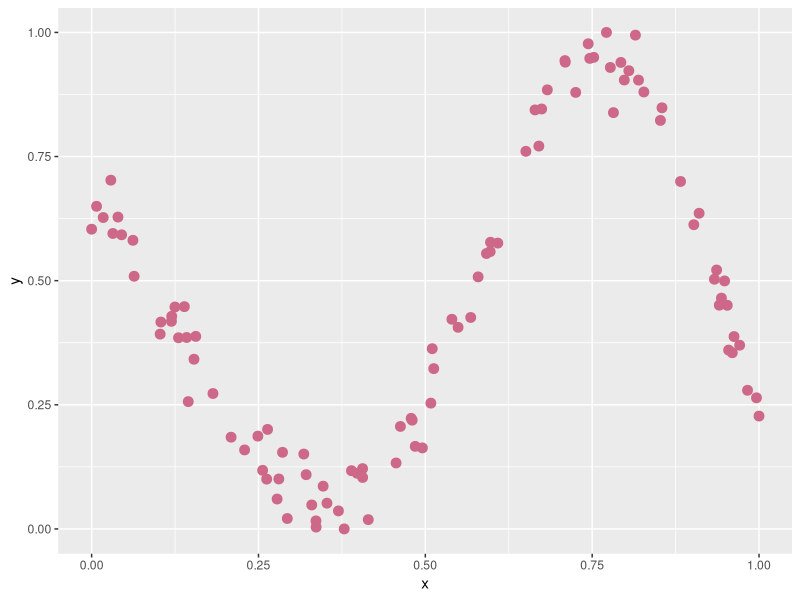
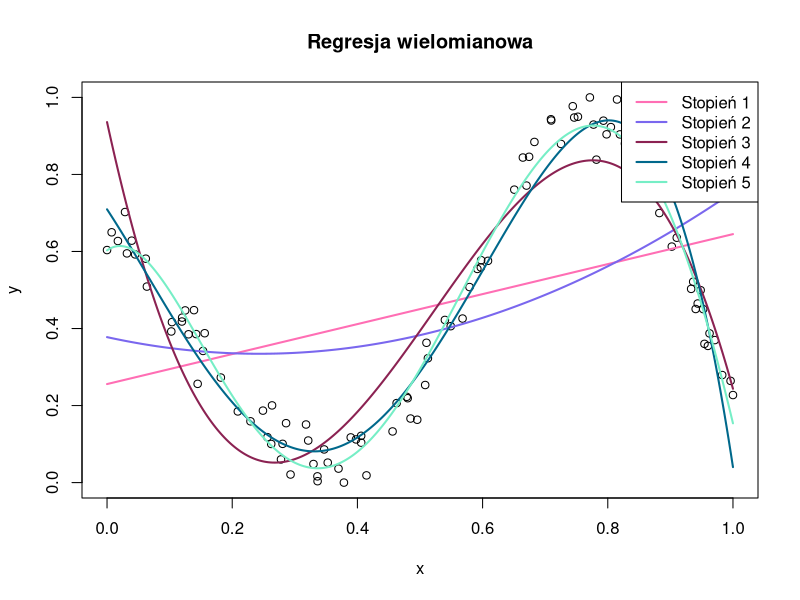
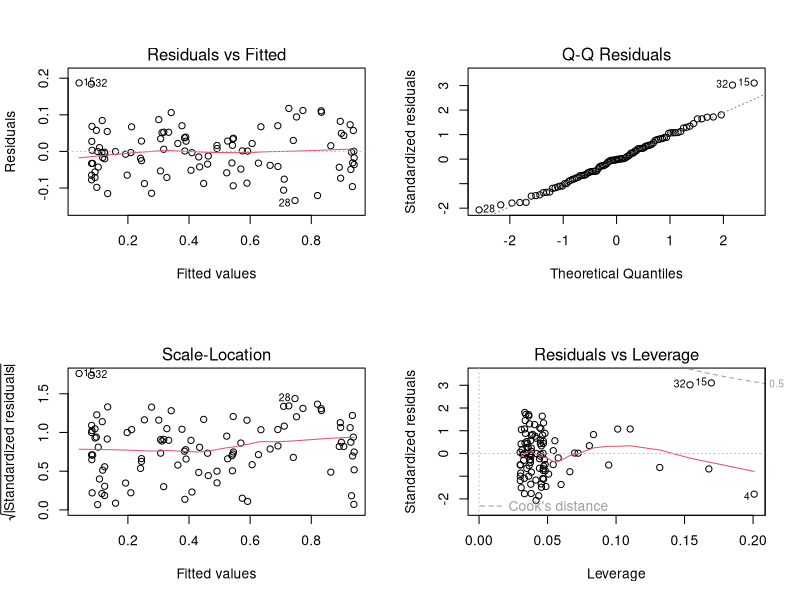
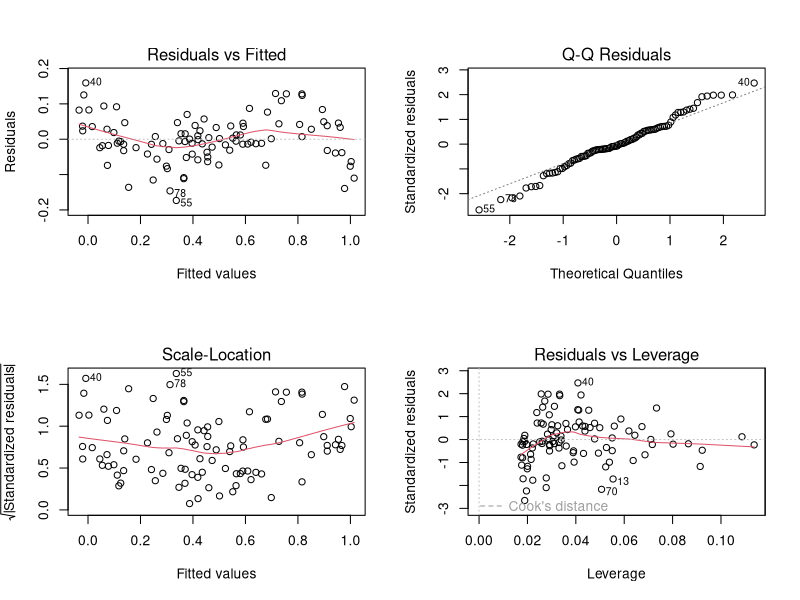
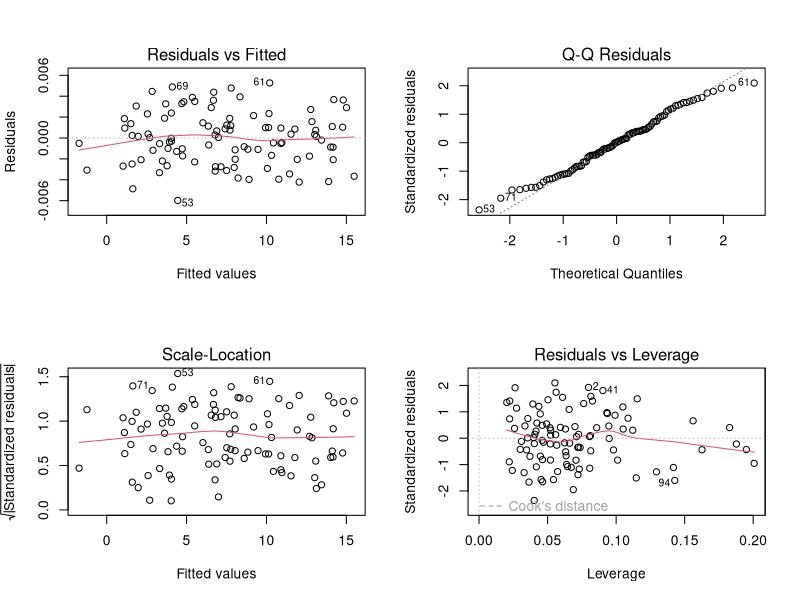

Write the R code that produced these figures, in order.
## ---- chunk 1
dane = read.csv("dane2.csv", sep = ";", dec = ",", header = TRUE)

library(ggplot2)
wykres = ggplot(dane ,aes(x=x,y=y))+
  geom_point(size=3,show.legend = F,color = "palevioletred3")

wykres
## ---- chunk 2

pom = seq(min(dane$x), max(dane$x), length.out = 300)

plot(dane$x, dane$y,
     xlab = "x", ylab = "y", 
     main = "Regresja wielomianowa", pch = 1)

colors = c("hotpink1","slateblue2","violetred4","deepskyblue4","aquamarine2")

for (i in 1:5) {
  model = lm(y ~ poly(x, i, raw = TRUE), data = dane)
  y_pred = predict(model, newdata = data.frame(x = pom))
  lines(pom, y_pred, col = colors[i], lwd = 2)
  cat("Stopień:", i, "  Adjusted R^2:", summary(model)$adj.r.squared, "\n")
}

legend("topright", legend = paste("Stopień", 1:5), col = colors, lwd = 2)
## ---- chunk 3
model1 = lm(y ~ poly(x, 4, raw = TRUE), data = dane)

par(mfrow = c(2, 2))
plot(model1)
## ---- chunk 4
shapiro.test(residuals(model1))
## ---- chunk 5
lmtest::bgtest(model1)
## ---- chunk 6
lmtest::bptest(model1)
## ---- chunk 7
a = c(0.33, 0.80)

for (i in seq_along(a)) {
  dane[[paste0("abs_diff_", i)]] = abs(dane$x - a[i])
}

model2 = lm(y ~ ., data = dane[, c("y", "x", "abs_diff_1", "abs_diff_2")])
summary(model2)

par(mfrow = c(2, 2))
plot(model2)
## ---- chunk 8
shapiro.test(residuals(model2))
## ---- chunk 9
lmtest::bgtest(model2)
## ---- chunk 10
lmtest::bptest(model2)
## ---- chunk 11
set.seed(123)
n = nrow(dane)
train_idx = sample(seq_len(n), size = 0.7 * n)

train = dane[train_idx, ]
test  = dane[-train_idx, ]

model_train = lm(y ~ poly(x, 4, raw = TRUE), data = train)
model_2_train = lm(y ~ x + abs_diff_1 + abs_diff_2, data = train)

sse_train = sum((predict(model_train, train) - train$y)^2)
sse_test  = sum((predict(model_train, test) - test$y)^2)

sse_2_train = sum((predict(model_2_train, train) - train$y)^2)
sse_2_test  = sum((predict(model_2_train, test) - test$y)^2)

wyniki = data.frame(
  Model = c("Stopień 4", "|X-ai|"),
  SSE_train = c(sse_train, sse_2_train),
  SSE_test  = c(sse_test, sse_2_test)
)


wyniki
## ---- chunk 12
dane2 = read.csv("Dane_2.csv", sep = ";", dec = ",", header = TRUE)

model1 = lm(y ~ x1 + x2 + x3 + x4 + x5 + x6, data=dane2)
summary(model1)
## ---- chunk 13

par(mfrow = c(2, 2))
plot(model1)

shapiro.test(resid(model1))
lmtest::bgtest(model1, order=1)
lmtest::bptest(model1)
lmtest::gqtest(model1, alternative="two.sided")
## ---- chunk 14
which(hatvalues(model1) > 2*mean(hatvalues(model1))) #bada dźwignię
which(abs(rstudent(model1)) > 2) #standaryzowanie reszty
which(cooks.distance(model1) > 4/(nrow(dane2)-length(coef(model1)))) #miara wpływu obserwacji na cały model
## ---- chunk 15
X = dane2[, c("x1","x2","x3","x4","x5","x6")]
cor(X)
## ---- chunk 16
summary(lm(x1 ~ x2 + x3 + x4 + x5 + x6, data=dane2))$r.squared
summary(lm(x2 ~ x1 + x3 + x4 + x5 + x6, data=dane2))$r.squared
summary(lm(x3 ~ x1 + x2 + x4 + x5 + x6, data=dane2))$r.squared
summary(lm(x4 ~ x1 + x2 + x3 + x5 + x6, data=dane2))$r.squared
summary(lm(x5 ~ x1 + x2 + x3 + x4 + x6, data=dane2))$r.squared
summary(lm(x6 ~ x1 + x2 + x3 + x4 + x5, data=dane2))$r.squared
## ---- chunk 17
summary(lm(y ~ x2, data=dane2))$coefficients[2,4]
summary(lm(y ~ x4, data=dane2))$coefficients[2,4]
summary(lm(y ~ x5, data=dane2))$coefficients[2,4]
## ---- chunk 18
summary(lm(y ~ x5 + x2, data=dane2))$coefficients[3,4]
summary(lm(y ~ x5 + x4, data=dane2))$coefficients[3,4]
## ---- chunk 19
set.seed(123)
n = nrow(dane2)
train_idx = sample(seq_len(n), size = 0.7 * n)

train = dane2[train_idx, ]
test  = dane2[-train_idx, ]

model_train = lm(y ~ x1 + x2 + x3 + x4 + x5 + x6, data = train)
model_2_train = lm(y ~ x5 + x4, data = train)

sse_train = sum((predict(model_train, train) - train$y)^2)
sse_test  = sum((predict(model_train, test) - test$y)^2)

sse_2_train = sum((predict(model_2_train, train) - train$y)^2)
sse_2_test  = sum((predict(model_2_train, test) - test$y)^2)

wyniki = data.frame(
  Model = c("Pełny (X1–X6)", "Uproszczony (X4, X5)"),
  SSE_train = c(sse_train, sse_2_train),
  SSE_test  = c(sse_test, sse_2_test)
)

wyniki
